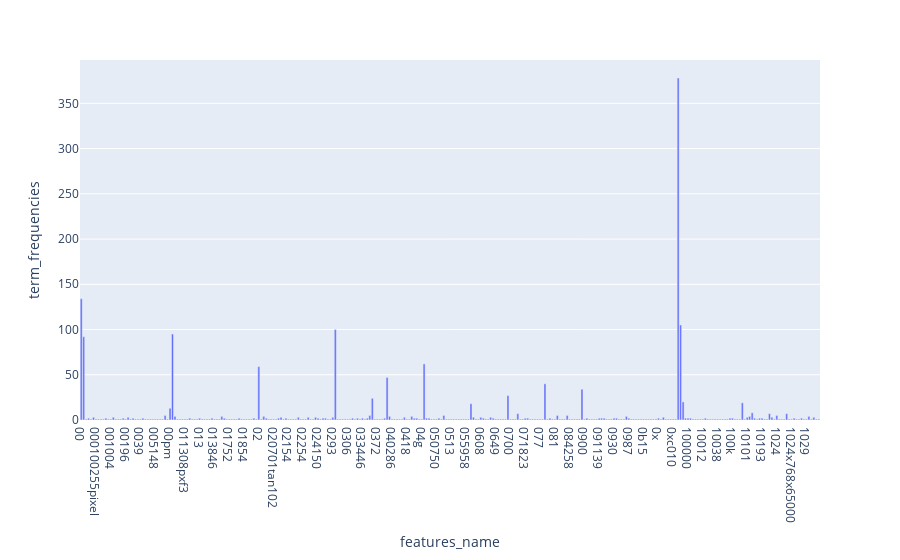

The notebook cell saved with this chart:
### Markdown cell above
### >>> **Exercise 13 (take home):**
If you want a nicer interactive visualization here, I would encourage you try to install and use plotly to achieve this.

### Code cell
import plotly.express as px
import pandas as pd

X = count_vect.get_feature_names_out()[:300]
Y = term_frequencies[:300]
DF = pd.DataFrame(dict(features_name = X, term_frequencies = Y))
figure = px.bar(DF, x = 'features_name', y = 'term_frequencies')

figure.show()

### Figure 1 — Plotly figure (JSON) as saved in the notebook; plotly's stock layout.template omitted (floating-point values rounded to 4 significant figures; data arrays with more than 128 entries replaced by an {"elided": "..."} marker saying what was removed)
{"data": [{"alignmentgroup": "True", "hovertemplate": "features_name=%{x}<br>term_frequencies=%{y}<extra></extra>", "legendgroup": "", "marker": {"color": "#636efa", "pattern": {"shape": ""}}, "name": "", "offsetgroup": "", "orientation": "v", "showlegend": false, "textposition": "auto", "type": "bar", "x": {"elided": "300 str values"}, "xaxis": "x", "y": {"elided": "300 int values"}, "yaxis": "y"}], "layout": {"barmode": "relative", "legend": {"tracegroupgap": 0}, "margin": {"t": 60}, "xaxis": {"anchor": "y", "domain": [0, 1], "title": {"text": "features_name"}}, "yaxis": {"anchor": "x", "domain": [0, 1], "title": {"text": "term_frequencies"}}}}
